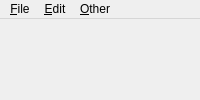
<?xml version="1.0" encoding="UTF-8"?>
<ui version="4.0">
 <class>widget</class>
 <widget class="QMainWindow" name="widget">
  <property name="geometry">
   <rect>
    <x>0</x>
    <y>0</y>
    <width>300</width>
    <height>-1</height>
   </rect>
  </property>
  <property name="windowTitle">
   <string>MainWindow</string>
  </property>
  <widget class="QLabel" name="label">
  <property name="minimumHeight">
    <number>200</number>
  </property>
   <property name="text">
    <string>.</string>
   </property>
  </widget>
  <widget class="QMenuBar" name="menuBar">
   <property name="nativeMenuBar">
    <bool>false</bool>
   </property>
   <widget class="QMenu" name="menu_File">
    <property name="title">
     <string>&amp;File</string>
    </property>
    <addaction name="action_New"/>
    <addaction name="action_Open"/>
   </widget>
   <widget class="QMenu" name="menu_Edit">
    <property name="title">
     <string>&amp;Edit</string>
    </property>
    <addaction name="action_Copy"/>
   </widget>
   <widget class="QMenu" name="menu_Other">
    <property name="title">
     <string>&amp;Other</string>
    </property>
    <addaction name="actionQuit"/>
   </widget>
   <addaction name="menu_File"/>
   <addaction name="menu_Edit"/>
   <addaction name="menu_Other"/>
  </widget>
  <action name="action_New">
   <property name="text">
    <string>&amp;New...</string>
   </property>
  </action>
  <action name="action_Copy">
   <property name="text">
    <string>&amp;Copy</string>
   </property>
  </action>
  <action name="actionQuit">
   <property name="text">
    <string>Quit</string>
   </property>
  </action>
  <action name="action_Open">
   <property name="text">
    <string>&amp;Open...</string>
   </property>
  </action>
 </widget>
 <resources/>
 <connections/>
</ui>
